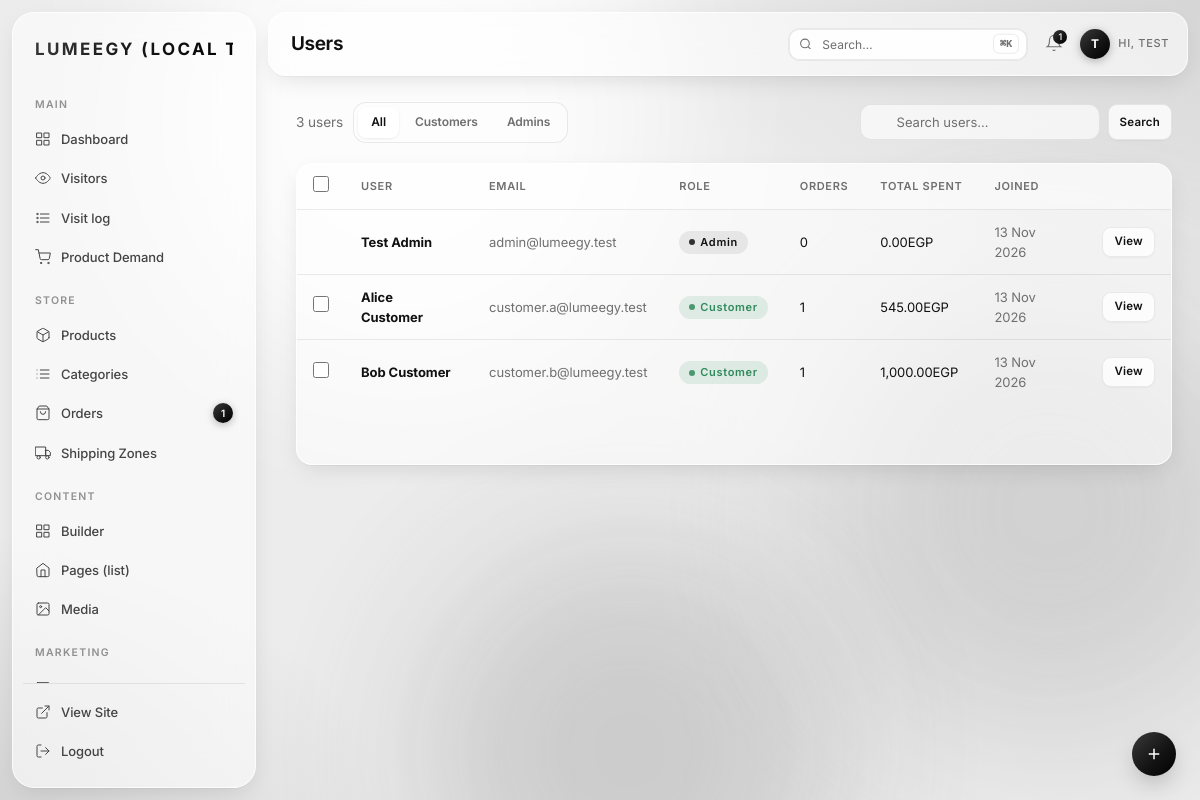
The page /admin/users.php (signed in) on the database its author committed.
### tables this page shows
CREATE TABLE IF NOT EXISTS users (
    id INT UNSIGNED NOT NULL AUTO_INCREMENT,
    first_name VARCHAR(100) NOT NULL DEFAULT '',
    last_name VARCHAR(100) NOT NULL DEFAULT '',
    email VARCHAR(190) NOT NULL,
    phone VARCHAR(30) NULL,
    password_hash VARCHAR(255) NOT NULL,
    google_id VARCHAR(64) NULL,
    role VARCHAR(20) NOT NULL DEFAULT 'customer',       
    welcome_discount_pct DECIMAL(5,2) NULL DEFAULT NULL,
    welcome_discount_order_id INT UNSIGNED NULL DEFAULT NULL,
    welcome_discount_used_at DATETIME NULL DEFAULT NULL,
    created_at TIMESTAMP NOT NULL DEFAULT CURRENT_TIMESTAMP,
    updated_at TIMESTAMP NULL DEFAULT NULL ON UPDATE CURRENT_TIMESTAMP,
    PRIMARY KEY (id),
    UNIQUE KEY email (email),
    KEY google_id (google_id),
    KEY role (role)
);

### config/database.php (called while the page is built, shortened)
<?php
function db(): PDO {
    static $pdo = null;
    if ($pdo !== null) return $pdo;
    $dsn = sprintf(
        'mysql:host=%s;dbname=%s;charset=%s',
        DB_HOST, DB_NAME, DB_CHARSET
    );
    $options = [
        PDO::ATTR_ERRMODE            => PDO::ERRMODE_EXCEPTION,
        PDO::ATTR_DEFAULT_FETCH_MODE => PDO::FETCH_ASSOC,
        PDO::ATTR_EMULATE_PREPARES   => false,
    ];
    try {
        $pdo = new PDO($dsn, DB_USER, DB_PASS, $options);
        $pdo->exec("SET time_zone = '" . date('P') . "'");
    } catch (PDOException $e) {
        lume_fail('PDOException: ' . $e->getMessage(), 'database connection');
        exit;
    }
    return $pdo;
}

### admin/includes/auth.php (called while the page is built, shortened)
<?php
require_once __DIR__ . '/../../includes/functions.php';
$adminUser = current_user();

### admin/users.php (the view, shortened to what this page needs)
<?php
require_once __DIR__ . '/includes/auth.php';
$pageTitle = 'Users';
$adminPage = 'users';
    ?>
    <?php
$search = trim($_GET['q'] ?? '');
$filterRole = $_GET['role'] ?? '';
$whereStr = '';
$params = [];
$stmt = db()->prepare(
    'SELECT u.*, (SELECT COUNT(*) FROM orders o WHERE o.user_id = u.id) AS order_count,
     (SELECT COALESCE(SUM(o.total),0) FROM orders o WHERE o.user_id = u.id AND o.status NOT IN ("cancelled","refunded")) AS total_spent
     FROM users u WHERE 1=1' . $whereStr . ' ORDER BY u.created_at DESC'
);
$stmt->execute($params);
$users = $stmt->fetchAll();
require_once __DIR__ . '/includes/header.php';
?>
<div class="admin-toolbar">
    <div class="admin-toolbar__left">
        <span style="font-size:.85rem;color:var(--a-muted)"><?= count($users) ?> users</span>
        <div class="admin-filter-tabs">
            <a href="?role=&q=<?= urlencode($search) ?>" class="admin-filter-tab <?= empty($filterRole) ? 'active' : '' ?>">All</a>
            <a href="?role=customer&q=<?= urlencode($search) ?>" class="admin-filter-tab <?= $filterRole === 'customer' ? 'active' : '' ?>">Customers</a>
            <a href="?role=admin&q=<?= urlencode($search) ?>" class="admin-filter-tab <?= $filterRole === 'admin' ? 'active' : '' ?>">Admins</a>
        </div>
    </div>
    <div class="admin-toolbar__right">
        <form method="get" style="display:flex;gap:8px">
            <input type="text" name="q" value="<?= h($search) ?>" placeholder="Search users…" class="admin-search-input">
            <button type="submit" class="admin-btn admin-btn--sm">Search</button>
        </form>
    </div>
</div>
<?php if (empty($users)): ?>
<div class="admin-empty">
    <div class="admin-empty__icon">👤</div>
    <p class="admin-empty__text">No users found.</p>
</div>
<?php else: ?>
<form id="bulk-users-form" method="POST" action="?">
    <div class="admin-table-wrap" style="position:relative; padding-bottom:60px;">
        <table class="admin-table">
            <thead>
                <tr>
                    <th style="width:40px"><input type="checkbox" id="selectAll" onclick="toggleAllCheckboxes(this)"></th>
                    <th>User</th>
                    <th>Email</th>
                    <th>Role</th>
                    <th>Orders</th>
                    <th>Total Spent</th>
                    <th>Joined</th>
                    <th></th>
                </tr>
            </thead>
            <tbody>
            <?php foreach ($users as $u): ?>
                <tr>
                    <td>
                        <?php if ($u['id'] != $adminUser['id']): ?>
                            <input type="checkbox" name="bulk_ids[]" value="<?= $u['id'] ?>" class="row-checkbox" onclick="updateBulkActionBar()">
                        <?php endif; ?>
                    </td>
                    <td><strong><?= h($u['first_name'] . ' ' . $u['last_name']) ?></strong></td>
                    <td style="color:var(--a-muted)"><?= h($u['email']) ?></td>
                    <td><span class="admin-badge admin-badge--<?= $u['role'] === 'admin' ? 'shipped' : 'active' ?>"><?= h($u['role']) ?></span></td>
                    <td><?= (int)$u['order_count'] ?></td>
                    <td><?= money((float)$u['total_spent']) ?></td>
                    <td style="color:var(--a-muted)"><?= date('d M Y', strtotime($u['created_at'])) ?></td>
                    <td><a href="<?= SITE_URL ?>/admin/users.php?id=<?= $u['id'] ?>" class="admin-btn admin-btn--sm">View</a></td>
                </tr>
            <?php endforeach; ?>
            </tbody>
        </table>
    </div>
</form>
<?php endif; ?>
<?php require_once __DIR__ . '/includes/footer.php'; ?>

### admin/includes/header.php (shortened to what this page needs)
<?php
$adminPage = $adminPage ?? 'dashboard';
$unreadMessages = 0;
$pendingOrders = 0;
try {
    $unreadMessages = (int) db()->query('SELECT COUNT(*) FROM contact_messages WHERE is_read = 0')->fetchColumn();
    $pendingOrders = (int) db()->query('SELECT COUNT(*) FROM orders WHERE status = "pending"')->fetchColumn();
} catch (Exception $e) {
}
$totalNotifs = $unreadMessages + $pendingOrders;
?>
<!DOCTYPE html>
<html lang="en">
<head>
    <title><?= h($pageTitle ?? 'Admin') ?> — <?= h(setting('site_name', SITE_NAME)) ?></title>
    <link rel="stylesheet" href="<?= SITE_URL ?>/admin/assets/css/admin.css?v=<?= filemtime(__DIR__ . '/../assets/css/admin.css') ?>">
    <link rel="stylesheet" href="<?= SITE_URL ?>/admin/assets/css/glass.css?v=<?= filemtime(__DIR__ . '/../assets/css/glass.css') ?>">
    <link rel="stylesheet" href="<?= SITE_URL ?>/admin/assets/css/media-kit.css?v=<?= filemtime(__DIR__ . '/../assets/css/media-kit.css') ?>">
</head>
<body data-page="<?= h($adminPage) ?>">
<div class="g-backdrop" aria-hidden="true"><span></span><span></span><span></span></div>
<div class="admin-layout">
    <aside class="admin-sidebar" id="admin-sidebar">
        <div class="admin-sidebar__logo">
            <a href="<?= SITE_URL ?>/admin/"><?= h(setting('site_name', SITE_NAME)) ?></a>
        </div>
        <nav class="admin-sidebar__nav">
            <div class="admin-nav-section">Main</div>
            <a href="<?= SITE_URL ?>/admin/" class="admin-nav-link <?= $adminPage === 'dashboard' ? 'active' : '' ?>">
                <svg viewBox="0 0 24 24"><rect x="3" y="3" width="7" height="7"/><rect x="14" y="3" width="7" height="7"/><rect x="14" y="14" width="7" height="7"/><rect x="3" y="14" width="7" height="7"/></svg>
                <span>Dashboard</span>
            </a>
            <a href="<?= SITE_URL ?>/admin/analytics.php" class="admin-nav-link <?= $adminPage === 'analytics' ? 'active' : '' ?>">
                <svg viewBox="0 0 24 24"><path d="M1 12s4-8 11-8 11 8 11 8-4 8-11 8-11-8-11-8z"/><circle cx="12" cy="12" r="3"/></svg>
                <span>Visitors</span>
            </a>
            <a href="<?= SITE_URL ?>/admin/visits.php" class="admin-nav-link <?= $adminPage === 'visits' ? 'active' : '' ?>">
                <svg viewBox="0 0 24 24"><line x1="8" y1="6" x2="21" y2="6"/><line x1="8" y1="12" x2="21" y2="12"/><line x1="8" y1="18" x2="21" y2="18"/><circle cx="3.5" cy="6" r="1"/><circle cx="3.5" cy="12" r="1"/><circle cx="3.5" cy="18" r="1"/></svg>
                <span>Visit log</span>
            </a>
            <a href="<?= SITE_URL ?>/admin/demand.php" class="admin-nav-link <?= $adminPage === 'demand' ? 'active' : '' ?>">
                <svg viewBox="0 0 24 24"><circle cx="9" cy="21" r="1"/><circle cx="20" cy="21" r="1"/><path d="M1 1h4l2.68 13.39a2 2 0 0 0 2 1.61h9.72a2 2 0 0 0 2-1.61L23 6H6"/></svg>
                <span>Product Demand</span>
            </a>
            <div class="admin-nav-section">Store</div>
            <a href="<?= SITE_URL ?>/admin/products.php" class="admin-nav-link <?= $adminPage === 'products' ? 'active' : '' ?>">
                <svg viewBox="0 0 24 24"><path d="M21 16V8a2 2 0 0 0-1-1.73l-7-4a2 2 0 0 0-2 0l-7 4A2 2 0 0 0 3 8v8a2 2 0 0 0 1 1.73l7 4a2 2 0 0 0 2 0l7-4A2 2 0 0 0 21 16z"/><polyline points="3.27 6.96 12 12.01 20.73 6.96"/><line x1="12" y1="22.08" x2="12" y2="12"/></svg>
                <span>Products</span>
            </a>
            <a href="<?= SITE_URL ?>/admin/categories.php" class="admin-nav-link <?= $adminPage === 'categories' ? 'active' : '' ?>">
                <svg viewBox="0 0 24 24"><line x1="8" y1="6" x2="21" y2="6"/><line x1="8" y1="12" x2="21" y2="12"/><line x1="8" y1="18" x2="21" y2="18"/><line x1="3" y1="6" x2="3.01" y2="6"/><line x1="3" y1="12" x2="3.01" y2="12"/><line x1="3" y1="18" x2="3.01" y2="18"/></svg>
                <span>Categories</span>
            </a>
            <a href="<?= SITE_URL ?>/admin/orders.php" class="admin-nav-link <?= $adminPage === 'orders' ? 'active' : '' ?>">
                <svg viewBox="0 0 24 24"><path d="M6 2L3 6v14a2 2 0 0 0 2 2h14a2 2 0 0 0 2-2V6l-3-4z"/><line x1="3" y1="6" x2="21" y2="6"/><path d="M16 10a4 4 0 0 1-8 0"/></svg>
                <span>Orders</span>
                <?php if ($pendingOrders > 0): ?>
                    <span class="admin-nav-badge"><?= $pendingOrders ?></span>
                <?php endif; ?>
            </a>
            <a href="<?= SITE_URL ?>/admin/shipping.php" class="admin-nav-link <?= $adminPage === 'shipping' ? 'active' : '' ?>">
                <svg viewBox="0 0 24 24"><rect x="1" y="3" width="15" height="13"/><polygon points="16 8 20 8 23 11 23 16 16 16 16 8"/><circle cx="5.5" cy="18.5" r="2.5"/><circle cx="18.5" cy="18.5" r="2.5"/></svg>
                <span>Shipping Zones</span>
            </a>
            <div class="admin-nav-section">Content</div>
            <a href="<?= SITE_URL ?>/admin/builder.php" class="admin-nav-link <?= $adminPage === 'builder' ? 'active' : '' ?>">
                <svg viewBox="0 0 24 24"><rect x="3" y="3" width="7" height="7"/><rect x="14" y="3" width="7" height="7"/><rect x="14" y="14" width="7" height="7"/><rect x="3" y="14" width="7" height="7"/></svg>
                <span>Builder</span>
            </a>
            <a href="<?= SITE_URL ?>/admin/homepage.php" class="admin-nav-link <?= $adminPage === 'homepage' ? 'active' : '' ?>">
                <svg viewBox="0 0 24 24"><path d="M3 9l9-7 9 7v11a2 2 0 0 1-2 2H5a2 2 0 0 1-2-2z"/><polyline points="9 22 9 12 15 12 15 22"/></svg>
                <span>Pages (list)</span>
            </a>
            <a href="<?= SITE_URL ?>/admin/media.php" class="admin-nav-link <?= $adminPage === 'media' ? 'active' : '' ?>">
                <svg viewBox="0 0 24 24"><rect x="3" y="3" width="18" height="18" rx="2" ry="2"/><circle cx="8.5" cy="8.5" r="1.5"/><polyline points="21 15 16 10 5 21"/></svg>
                <span>Media</span>
            </a>
            <div class="admin-nav-section">Marketing</div>
            <a href="<?= SITE_URL ?>/admin/subscribers.php" class="admin-nav-link <?= $adminPage === 'subscribers' ? 'active' : '' ?>">
                <svg viewBox="0 0 24 24"><path d="M4 4h16c1.1 0 2 .9 2 2v12c0 1.1-.9 2-2 2H4c-1.1 0-2-.9-2-2V6c0-1.1.9-2 2-2z"/><polyline points="22 6 12 13 2 6"/></svg>
                <span>Subscribers</span>
            </a>
        </nav>
        <div class="admin-sidebar__bottom">
            <a href="<?= SITE_URL ?>/" class="admin-nav-link" target="_blank">
                <svg viewBox="0 0 24 24"><path d="M18 13v6a2 2 0 0 1-2 2H5a2 2 0 0 1-2-2V8a2 2 0 0 1 2-2h6"/><polyline points="15 3 21 3 21 9"/><line x1="10" y1="14" x2="21" y2="3"/></svg>
                <span>View Site</span>
            </a>
            <a href="<?= SITE_URL ?>/account.php?action=logout" class="admin-nav-link">
                <svg viewBox="0 0 24 24"><path d="M9 21H5a2 2 0 0 1-2-2V5a2 2 0 0 1 2-2h4"/><polyline points="16 17 21 12 16 7"/><line x1="21" y1="12" x2="9" y2="12"/></svg>
                <span>Logout</span>
            </a>
        </div>
    </aside>
    <div class="admin-main">
        <header class="admin-topbar">
            <div class="admin-topbar__left">
                <h1 class="admin-topbar__title"><?= h($pageTitle ?? 'Dashboard') ?></h1>
            </div>
            <div class="admin-topbar__right">
                <div class="admin-topbar__search">
                    <svg viewBox="0 0 24 24"><circle cx="11" cy="11" r="8"/><line x1="21" y1="21" x2="16.65" y2="16.65"/></svg>
                    <input type="text" placeholder="Search…" readonly onclick="AdminUI.openSearch()" id="topbar-search-trigger">
                    <span class="admin-topbar__search-shortcut">⌘K</span>
                </div>
                <div style="position:relative" id="admin-notif-wrapper">
                    <button class="admin-notif-btn" id="admin-notif-btn" title="<?= $totalNotifs ?> notifications">
                        <svg viewBox="0 0 24 24"><path d="M18 8A6 6 0 0 0 6 8c0 7-3 9-3 9h18s-3-2-3-9"/><path d="M13.73 21a2 2 0 0 1-3.46 0"/></svg>
                        <?php if ($totalNotifs > 0): ?>
                            <span class="admin-notif-badge"><?= $totalNotifs > 9 ? '9+' : $totalNotifs ?></span>
                        <?php endif; ?>
                    </button>
                </div>
                <span class="admin-topbar__user" data-initial="<?= h(function_exists('mb_substr') ? mb_strtoupper(mb_substr($adminUser['first_name'] ?? 'A', 0, 1)) : strtoupper(substr($adminUser['first_name'] ?? 'A', 0, 1))) ?>">Hi, <?= h($adminUser['first_name']) ?></span>
            </div>
        </header>
        <div class="admin-content">

### includes/functions.php (shortened to what this page needs)
<?php
require_once __DIR__ . '/../config/database.php';
function current_user(): ?array
{
    $stmt = db()->prepare('SELECT id, first_name, last_name, email, role FROM users WHERE id = ?');
    $stmt->execute([$_SESSION['user_id']]);
    $user = $stmt->fetch() ?: null;
    return $user;
}
function currency_symbol(): string
{
    $symbol = setting('currency_symbol', '');
    if (!$symbol || !is_string($symbol) || strlen($symbol) > 10 || preg_match('/^\d+$/', trim($symbol))) {
        $symbol = defined('CURRENCY_SYMBOL') ? CURRENCY_SYMBOL : 'EGP ';
    }
    if (!is_string($symbol) || strlen($symbol) > 10 || preg_match('/^\d+$/', trim($symbol))) {
        $symbol = 'EGP ';
    }
    return $symbol;
}
function money(float $amount): string
{
    return '<span class="lume-price-val">' . number_format($amount, 2) . '</span><span class="lume-price-cur">' . currency_symbol() . '</span>';
}
function h(string $s): string
{
    return htmlspecialchars($s, ENT_QUOTES | ENT_SUBSTITUTE, 'UTF-8');
}
function setting(string $key, string $default = ''): string
{
    static $all = null;
    if ($all === null) {
        try {
            $all = db()->query('SELECT key_name, value FROM settings')->fetchAll(PDO::FETCH_KEY_PAIR);
        } catch (\Exception $e) {
            $all = [];
        }
    }
    return array_key_exists($key, $all) && $all[$key] !== null ? (string) $all[$key] : $default;
}

### rows shown on the page
users: first_name "TEST", first_name+last_name "Test Admin", email "admin@lumeegy.test", role "Admin", order_count "0", amount "0.00", created_at "13 Nov 2026"
users: first_name+last_name "Alice Customer", email "customer.a@lumeegy.test", role "Customer", order_count "1", amount "545.00", created_at "13 Nov 2026"
users: first_name+last_name "Bob Customer", email "customer.b@lumeegy.test", role "Customer", order_count "1", amount "1,000.00", created_at "13 Nov 2026"

### other values the page prints
$pendingOrders "1"
$pageTitle "Users"
$totalNotifs "1"
count($users) "3"
